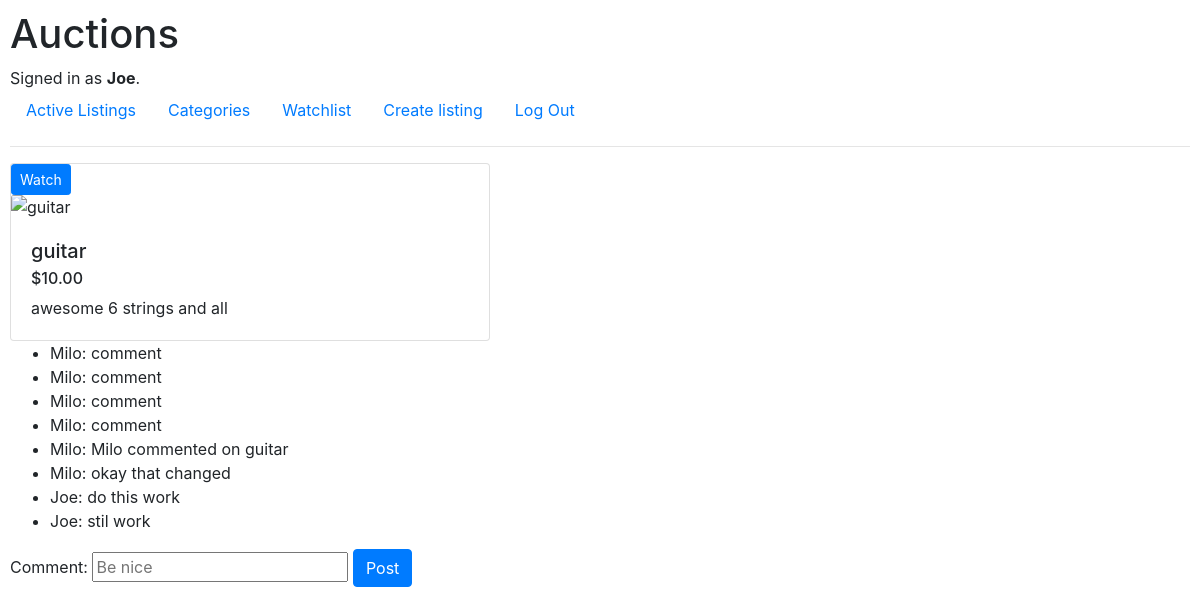
Page /2 (signed in) on the committed database.
### auctions/models.py (models this page shows, shortened)
class User(AbstractUser):
    pass

class Listing(models.Model):
    id = models.AutoField(primary_key=True)
    title = models.CharField(max_length=150)
    description = models.CharField(max_length=300, blank=True)
    image = models.CharField(max_length=200, blank=True)
    price = models.DecimalField(max_digits=9, decimal_places=2)
    seller = models.ForeignKey(User, on_delete=models.CASCADE, related_name="seller")
    category = models.ForeignKey(Category, blank=True, null=True, on_delete=models.CASCADE, related_name="category")
    date_created = models.DateTimeField(default=timezone.now)
    is_active = models.BooleanField(default=True)
    watch = models.ManyToManyField(User, blank=True, related_name="watchlist")
    def is_watching(self, user):
        return user in self.watch.all()

class Comments(models.Model):
    id = models.AutoField(primary_key=True)
    comment = models.CharField(max_length=200)
    user = models.ForeignKey(User, on_delete=models.PROTECT, related_name="user_comment")
    item = models.ForeignKey(Listing, on_delete=models.PROTECT, related_name="item_comment")
    date_comment = models.DateTimeField(default=timezone.now)
    def __str__(self):
        return f"{self.user}: {self.comment}"

### auctions/views.py (the view, shortened to what this page needs)
# urls.py: path("<int:pk>", views.listing, name="listing"),
@login_required
def listing(request, pk):
    item = Listing.objects.get(pk=pk)
    user = request.user
    return render(request, "auctions/listing.html", {
        "item": item,
        "comments": Comments.objects.filter(item_id=pk),
        "new_comment": CommentsForm(),
        "watching": item.is_watching(user),
    })

### auctions/forms.py
class CommentsForm(forms.ModelForm):
    class Meta:
        model = Comments
        fields = ["comment"]
        widgets = {
            "comment": forms.TextInput(attrs={"class": "form-controle", "placeholder": "Be nice"}),
        }

### auctions/templates/auctions/listing.html (shortened to what this page needs)
{% extends "auctions/layout.html" %}
{% block body %}
    <div class="card" style="width: 30rem;">
        <div>
            <form action="{% url 'listing' item.pk %}", method="post">
                {% if watching %}
                <button type="submit", name="item_id", value="{{ item.id }}", class=" btn btn-danger btn-sm">Watching</button>
                {% else %}
                <button type="submit", name="item_id", value="{{ item.id }}", class=" btn btn-primary btn-sm">Watch</button>
                {% endif %}
            </form>
        </div>
        <img src="{{ item.image }}" class="card-img-top" alt="{{ item.title }}">
        <div class="card-body">
            <h5 class="card-title">{{ item.title }}</h5>
            <h6 class="card-subtitle mb-2 text-body-secondaty">${{ item.price }}</h6>
            <p class="card-text">{{ item.description }}</p>
        </div>
    </div>
<div>
    <div class="show_comments">
        <ul>
        {% for comment in comments %}
        <li> {{ comment }} </li>
        {% empty %}
        <li> No comments </li>
        {% endfor %}
    </div>
    <div class="form-group">
        <form action="{% url 'listing' item.pk %}", method="post">
            {{ new_comment }}
            <button type="submit" class="btn btn-primary">Post</button>
        </form>
    </div>
</div>
{% endblock %}

### auctions/templates/auctions/layout.html (shortened to what this page needs)
{% load static %}
<!DOCTYPE html>
<html lang="en">
    <head>
        <link rel="stylesheet" href="https://stackpath.bootstrapcdn.com/bootstrap/4.4.1/css/bootstrap.min.css">
        <link href="{% static 'auctions/styles.css' %}" rel="stylesheet">
    </head>
    <body>
        <h1>Auctions</h1>
        <div>
            {% if user.is_authenticated %}
                Signed in as <strong>{{ user.username }}</strong>.
            {% else %}
                Not signed in.
            {% endif %}
        </div>
        <ul class="nav">
            <li class="nav-item">
                <a class="nav-link" href="{% url 'index' %}">Active Listings</a>
            </li>
            {% if user.is_authenticated %}
                <li class="nav-item">
                    <a class="nav-link" href="{% url 'categories' %}">Categories</a>
                </li>
                <li class="nav-item">
                    <a class="nav-link" href="{% url 'watchlist' %}">Watchlist</a>
                </li>
                <li class="nav-item">
                    <a class="nav-link" href="{% url 'create' %}">Create listing</a>
                </li>
                <li class="nav-item">
                    <a class="nav-link" href="{% url 'logout' %}">Log Out</a>
                </li>
            {% endif %}
        </ul>
        <hr>
        {% block body %}
        {% endblock %}
    </body>
</html>

### auctions/static/auctions/styles.css (style rules this page uses)
body { padding: 10px; }

### rows in the picture
User: username "Joe"
Listing: title "guitar", price "10.00", description "awesome 6 strings and all"
Comments: user+comment "Milo: comment"
Comments: user+comment "Milo: comment"
Comments: user+comment "Milo: comment"
Comments: user+comment "Milo: comment"
Comments: user+comment "Milo: Milo commented on guitar"
Comments: user+comment "Milo: okay that changed"
Comments: user+comment "Joe: do this work"
Comments: user+comment "Joe: stil work"
